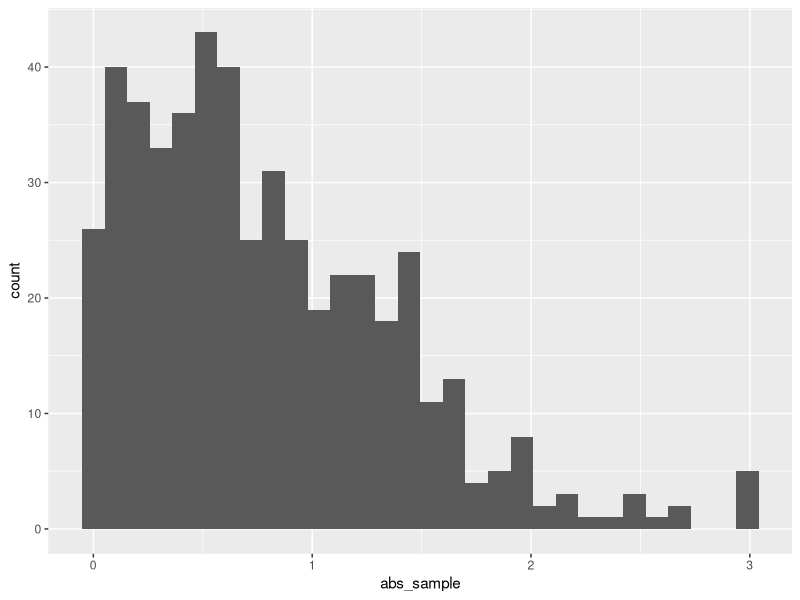

Here is the R script that generated this plot:
## ---- chunk 1
samp = rnorm(100)
length(samp)
## ---- chunk 2
knitr::opts_chunk$set(echo = TRUE)
## ---- chunk 3
library(tidyverse)
## ---- chunk 4
plot = tibble(
  sample = rnorm(500),
  abs_sample = abs(sample)
)
ggplot(plot, aes(x = abs_sample)) + geom_histogram()
